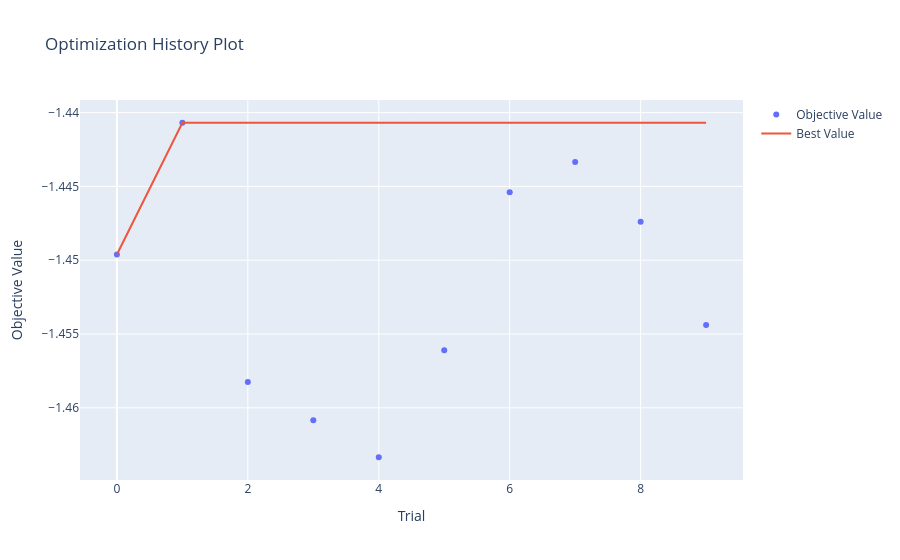

The notebook cell saved with this chart:
### Code cell
optuna.visualization.plot_optimization_history(study)

### Figure 1 — Plotly figure (JSON) as saved in the notebook; plotly's stock layout.template omitted (floating-point values rounded to 4 significant figures)
{"data": [{"mode": "markers", "name": "Objective Value", "type": "scatter", "x": [0, 1, 2, 3, 4, 5, 6, 7, 8, 9], "y": [-1.45, -1.441, -1.458, -1.461, -1.463, -1.456, -1.445, -1.443, -1.447, -1.454]}, {"mode": "lines", "name": "Best Value", "type": "scatter", "x": [0, 1, 2, 3, 4, 5, 6, 7, 8, 9], "y": [-1.45, -1.441, -1.441, -1.441, -1.441, -1.441, -1.441, -1.441, -1.441, -1.441]}, {"marker": {"color": "#cccccc"}, "mode": "markers", "name": "Infeasible Trial", "showlegend": false, "type": "scatter", "x": [], "y": []}], "layout": {"title": {"text": "Optimization History Plot"}, "xaxis": {"title": {"text": "Trial"}}, "yaxis": {"title": {"text": "Objective Value"}}}}
